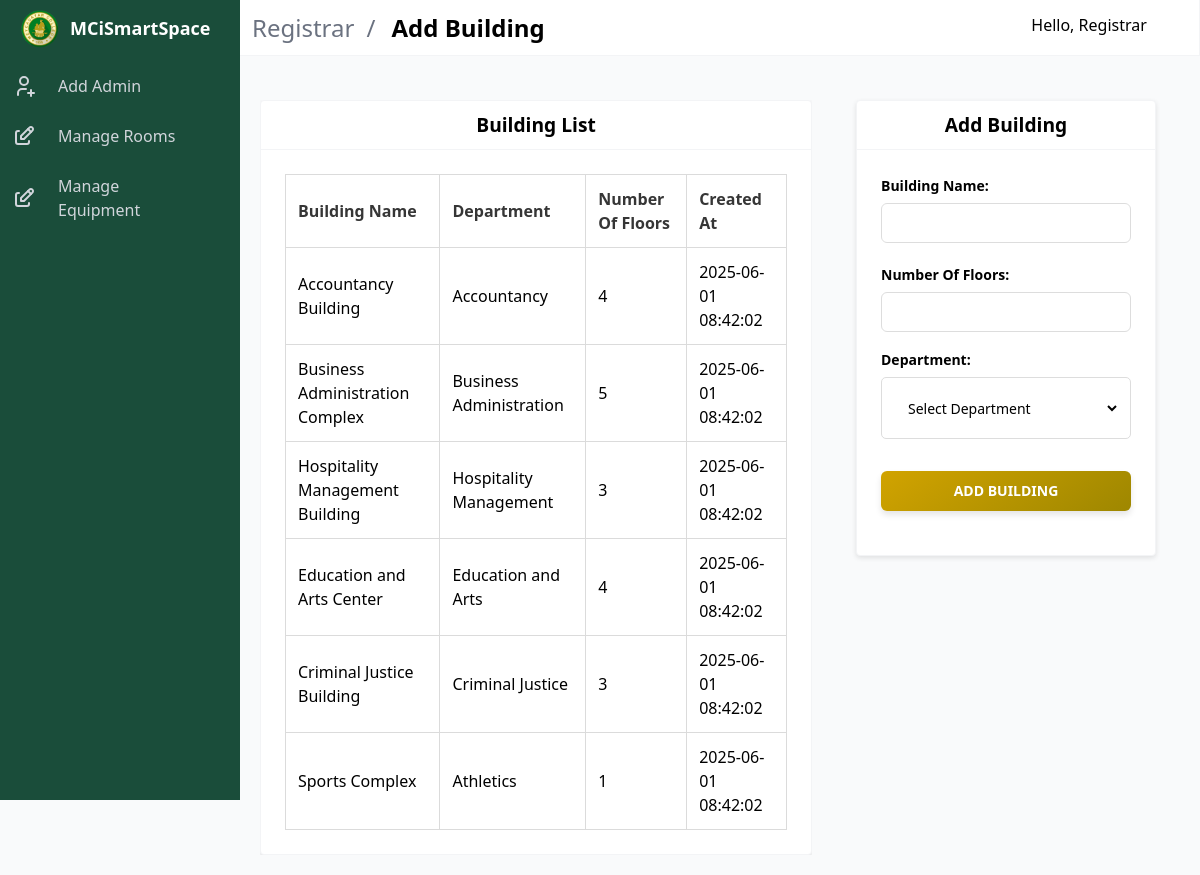
Page /registrar/reg_add_blg.php (signed in) on the earlier database version.
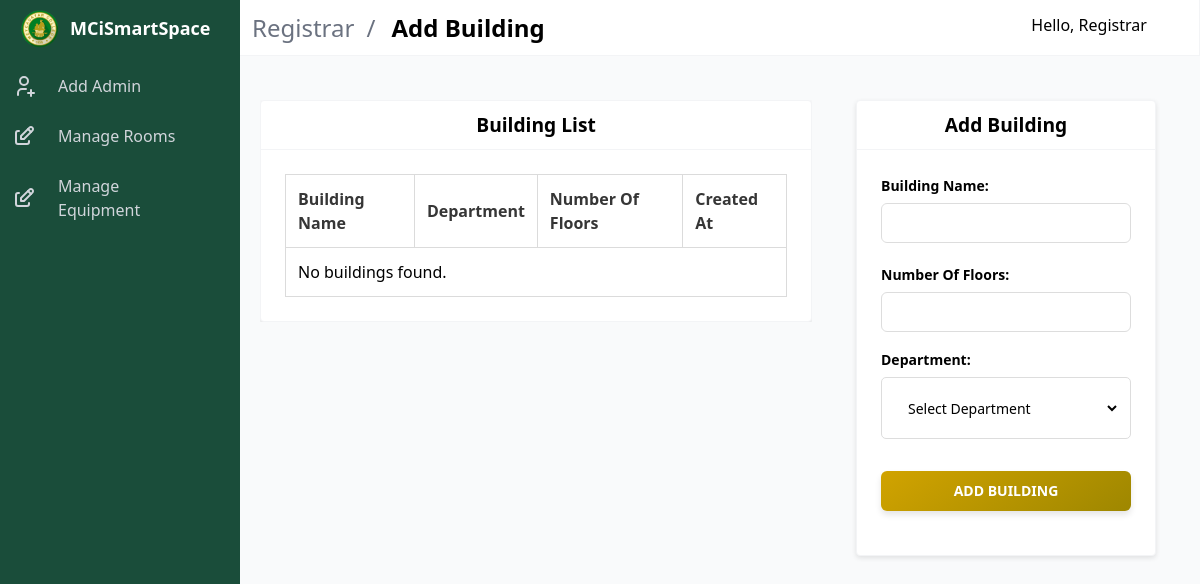
Same page on the later database version.
### tables this page shows
CREATE TABLE buildings (
    id INT AUTO_INCREMENT PRIMARY KEY,
    building_name VARCHAR(255) NOT NULL,
    department VARCHAR(255) NOT NULL,
    number_of_floors INT NOT NULL,
    created_at TIMESTAMP DEFAULT CURRENT_TIMESTAMP
);

### registrar/includes/add_building.php (called while the page is built, shortened)
<?php
$servername = "localhost";
$username = "root";
$password = "";
$dbname = "my_db";
try {
    $conn = new mysqli($servername, $username, $password, $dbname);
    $stmt = $conn->prepare("SELECT * FROM buildings ORDER BY created_at ASC");
    $stmt->execute();
    $result = $stmt->get_result();
    $requests = $result->fetch_all(MYSQLI_ASSOC);
} catch (Exception $e) {
    $error_message = $e->getMessage();
} finally {
    if (isset($conn)) {
        $conn->close();
    }
}

### registrar/reg_add_blg.php (the view, shortened to what this page needs)
<?php include "includes/add_building.php"; ?>
<!DOCTYPE html>
<html lang="en">
<head>
    <link rel="stylesheet" href="../public/css/libs/materialdesignicons.min.css">
    <link rel="stylesheet" href="../public/css/admin_styles/main.css">
    <link rel="stylesheet" href="../public/css/admin_styles/main_2.css">
    <link rel="stylesheet" href="../public/css/admin_styles/style-all.css">
    <link rel="stylesheet" href="../public/css/admin_styles/form_1.css">
    <link rel="stylesheet" href="../public/css/libs/jquery.dataTables.min.css">
    <link rel="stylesheet" href="../public/css/admin_styles/datatables.css">
</head>
<body>
    <div id="app">
        <nav id="navbar-main" class="navbar is-fixed-top">
            <div class="navbar-brand">
                <div class="navbar-item">
                    <section class="is-title-bar">
                        <div class="flex flex-col md:flex-row items-center justify-between space-y-6 md:space-y-0">
                            <ul>
                                <li>Registrar</li>
                                <li>Add Building</li>
                            </ul>
                        </div>
                    </section>
                </div>
            </div>
            <div class="navbar-menu" id="navbar-menu">
                <div class="navbar-end">
                    <div class="navbar-item dropdown has-divider">
                        <a class="navbar-link">
                            <span>Hello, Registrar</span>
                            <span class="icon">
                            </span>
                        </a>
                    </div>
                </div>
            </div>
        </nav>
        <aside class="aside is-placed-left is-expanded">
            <div class="aside-tools">
                <div class="logo">
                    <a href="#"><img class="meyclogo" src="../public/assets/logo.webp" alt="logo"></a>
                    <p>MCiSmartSpace</p>
                </div>
            </div>
            <div class="menu is-menu-main">
                <ul class="menu-list">
                    <li>
                        <a href="reg_add_admin.php">
                            <span class="icon"></span>
                            <span class="#">Add Admin</span>
                        </a>
                    </li>
                    <li>
                        <a class="dropdown" onclick="toggleIcon(this)">
                            <span class="icon"></span>
                            <span class="#">Manage Rooms</span>
                            <span class="icon toggle-icon"><i class="mdi mdi-plus"></i></span>
                        </a>
                    </li>
                    <li>
                        <a class="dropdown" onclick="toggleIcon(this)">
                            <span class="icon"></span>
                            <span class="#">Manage Equipment</span>
                            <span class="icon toggle-icon"><i class="mdi mdi-plus"></i></span>
                        </a>
                    </li>
                </ul>
            </div>
        </aside>
        <div class="all_container">
            <div class="table-container">
                <div class="card">
                    <header class="card-header">
                        <div class="new-title-container">
                            <p class="new-title">Building List</p>
                        </div>
                    </header>
                    <div class="card-content">
                        <table id="buildingTable" class="table is-fullwidth is-striped">
                            <thead>
                                <tr class="titles">
                                    <th>Building Name</th>
                                    <th>Department</th>
                                    <th>Number Of Floors</th>
                                    <th>Created At</th>
                                </tr>
                            </thead>
                            <tbody>
                                <?php if (empty($requests)): ?>
                                    <tr>
                                        <td colspan="4" class="has-text-centered">No buildings found.</td>
                                    </tr>
                                <?php else: ?>
                                    <?php foreach ($requests as $row): ?>
                                        <tr>
                                            <td data-label="Building Name"><?= htmlspecialchars($row['building_name']) ?></td>
                                            <td data-label="Department"><?= htmlspecialchars($row['department']) ?></td>
                                            <td data-label="Number Of Floors"><?= htmlspecialchars($row['number_of_floors']) ?></td>
                                            <td data-label="Created At"><?= htmlspecialchars($row['created_at']) ?></td>
                                        </tr>
                                    <?php endforeach; ?>
                                <?php endif; ?>
                            </tbody>
                        </table>
                    </div>
                </div>
            </div>
            <section class="section main-section">
                <div class="card">
                    <header class="card-header">
                        <div class="new-title-container">
                            <p class="new-title">Add Building</p>
                        </div>
                    </header>
                    <div class="card-content">
                        <form method="POST" id="buildingForm">
                            <div class="field is-inline">
                                <div class="control">
                                    <label class="label">Building Name:</label>
                                    <div class="tooltip-container">
                                        <input class="input" type="text" name="building_name" id="building_name" required>
                                    </div>
                                </div>
                                <div class="control">
                                    <label class="label">Number Of Floors:</label>
                                    <input class="input" type="number" name="number_of_floors" min="1" max="6" required>
                                </div>
                            </div>
                            <div class="field is-inline">
                                <div class="control">
                                    <label class="label">Department:</label>
                                    <div class="select">
                                        <select name="department" required>
                                            <option value="">Select Department</option>
                                        </select>
                                    </div>
                                </div>
                            </div>
                            <div class="field is-inline">
                                <div class="control">
                                    <button type="submit" name="add_building" class="styled-button">Add Building</button>
                                </div>
                            </div>
                        </form>
                    </div>
                </div>
            </section>
        </div>
    </div>
</body>
</html>

### public/css/admin_styles/style-all.css (style rules this page uses)
.logo { display: flex; align-items: center; }
.meyclogo { width: 40px; height: auto; margin-right: 10px; }
.aside-tools { background: #1A4D3A; padding: 20px; }
.aside-tools .logo { display: flex; align-items: center; justify-content: flex-start; position: relative; }
.aside-tools .logo img { width: 40px; margin-right: 10px; }
.aside-tools .logo p { font-size: 18px; font-weight: bold; margin: 0; color: white; }
.menu-list { list-style: none; padding-left: 0; }
.menu-list li { margin: 10px 0; }
.menu-list a { display: flex; align-items: center; text-decoration: none; color: white; }
.menu-list .icon { margin-right: 10px; }

### public/css/admin_styles/form_1.css (style rules this page uses)
.field { margin-bottom: 20px; }
.label { font-weight: bold; font-size: 14px; margin-bottom: 5px; }
.all_container { display: flex; justify-content: space-between; align-items: flex-start; gap: 20px; width: 100%; max-width: 1200px; margin: 0 auto; padding: 20px; }
.table-container { flex: 2; max-height: 100%; overflow-y: auto; margin-top: 1.5rem; }
.main-section { flex: 1; display: flex; flex-direction: column; justify-content: flex-start; }
.card { height: 100%; box-shadow: 0 2px 5px rgba(0, 0, 0, 0.1); }
.table { width: 100%; }
.table th, .table td { padding: 12px 16px; text-align: left; }
.table th { color: #363636; font-weight: 600; }
.table td, .table th { border: 1px solid #dbdbdb; padding: 0.75em; vertical-align: middle; }
.input, .select { width: 100%; padding: 10px; font-size: 14px; border-radius: 5px; border: 1px solid #ddd; transition: all 0.3s ease; }
button { font-size: 16px; padding: 10px 20px; border-radius: 5px; transition: all 0.3s ease; }
.field.is-inline { display: flex; justify-content: space-between; gap: 20px; }
.field.is-inline .control { flex: 1; }
select { border: none; outline: none; background: transparent; padding: 10px; font-size: 14px; }
.titles th { flex: 1 1 0; }
.card-header { display: flex; align-items: center; justify-content: center; border-bottom-width: 1px; --tw-border-opacity: 1; border-color: rgb(243 244 246 / var(--tw-border-opacity)); }
.new-title-container { width: 100%; display: flex; justify-content: center; }
.new-title { font-weight: bold; font-size: 1.2em; text-align: center; margin: 12px 0; }
.styled-button { color: #fff; border: none; border-radius: 0.375rem; padding: 0.5rem 1rem; font-size: 0.875rem; font-weight: bold; text-align: center; text-transform: uppercase; width: 100%; transition: all 0.3s ease; box-shadow: 0 4px 6px rgba(0, 0, 0, 0.1); margin-top: 1rem; }
.styled-button { background: linear-gradient(145deg, #d1a300, #9e8700); }
.field:not(:last-child) { margin-bottom: 1rem; }

### public/css/admin_styles/datatables.css (style rules this page uses)
.table-container { width: 100%; }
.card { max-width: 100%; overflow: hidden; }
.field.is-inline { display: flex; flex-wrap: wrap; gap: 20px; }
.field.is-inline .control { flex: 1; min-width: 250px; }
.input { border-radius: 6px; flex: 1; font-size: 14px; transition: all 0.3s ease; background-color: rgba(255, 255, 255, 0.95); }
.input::placeholder { color: #b8860b; opacity: 0.7; }
.card-header { padding-block: 0; }

### registrar/reg_add_blg.php (style rules this page uses)
.card-content { padding: 1.5rem; }
.tooltip-container { position: relative; display: inline-block; width: 100%; }

Differences in the rows shown:
removed buildings: building_name "Accountancy Building", department "Accountancy", number_of_floors "4", created_at "2025-06-01 08:42:02"
removed buildings: building_name "Business Administration Complex", department "Business Administration", number_of_floors "5", created_at "2025-06-01 08:42:02"
removed buildings: building_name "Hospitality Management Building", department "Hospitality Management", number_of_floors "3", created_at "2025-06-01 08:42:02"
removed buildings: building_name "Education and Arts Center", department "Education and Arts", number_of_floors "4", created_at "2025-06-01 08:42:02"
removed buildings: building_name "Criminal Justice Building", department "Criminal Justice", number_of_floors "3", created_at "2025-06-01 08:42:02"
removed buildings: building_name "Sports Complex", department "Athletics", number_of_floors "1", created_at "2025-06-01 08:42:02"
Other differences:
text now shown: "No buildings found."
